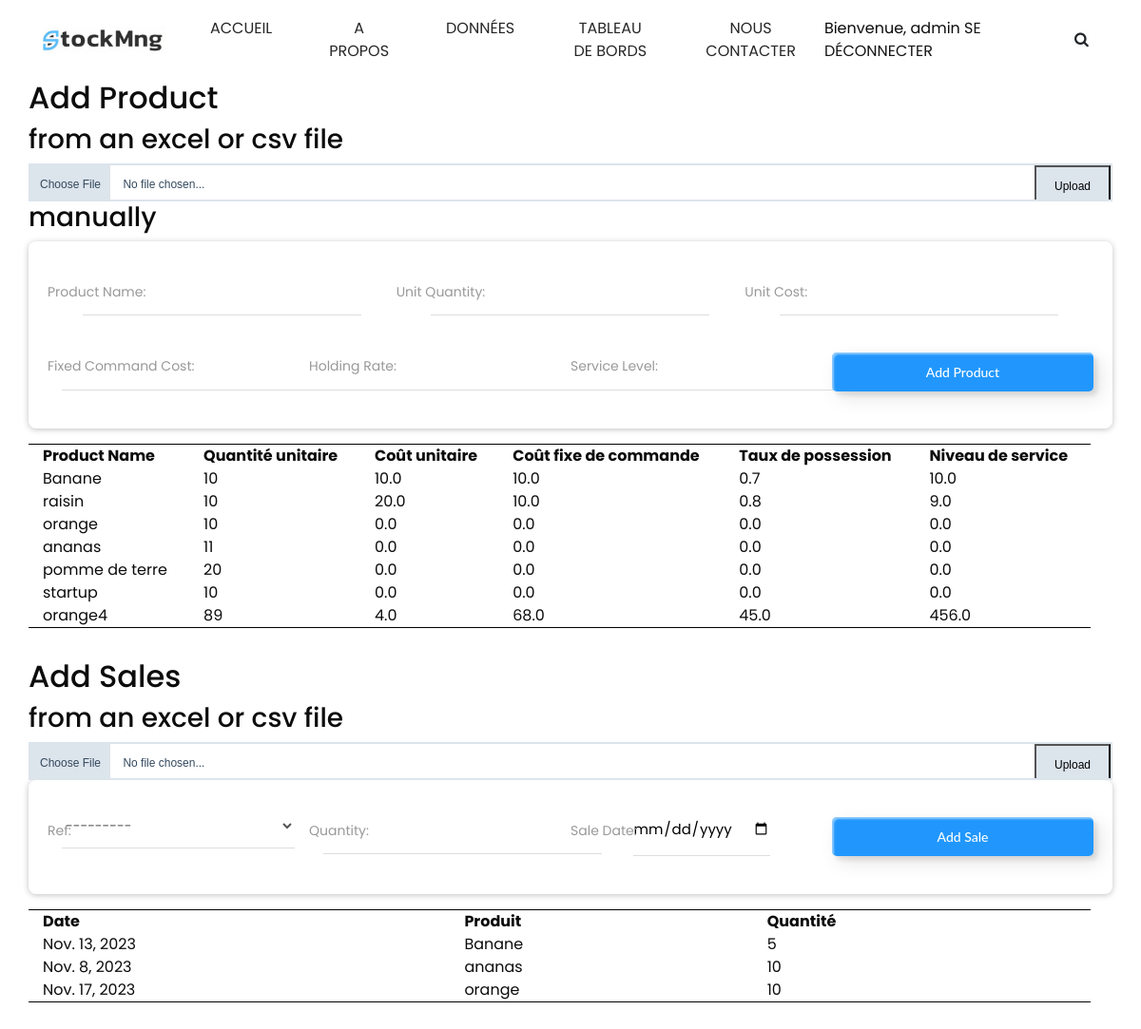
/data (signed in), run on an earlier commit of the app's database.
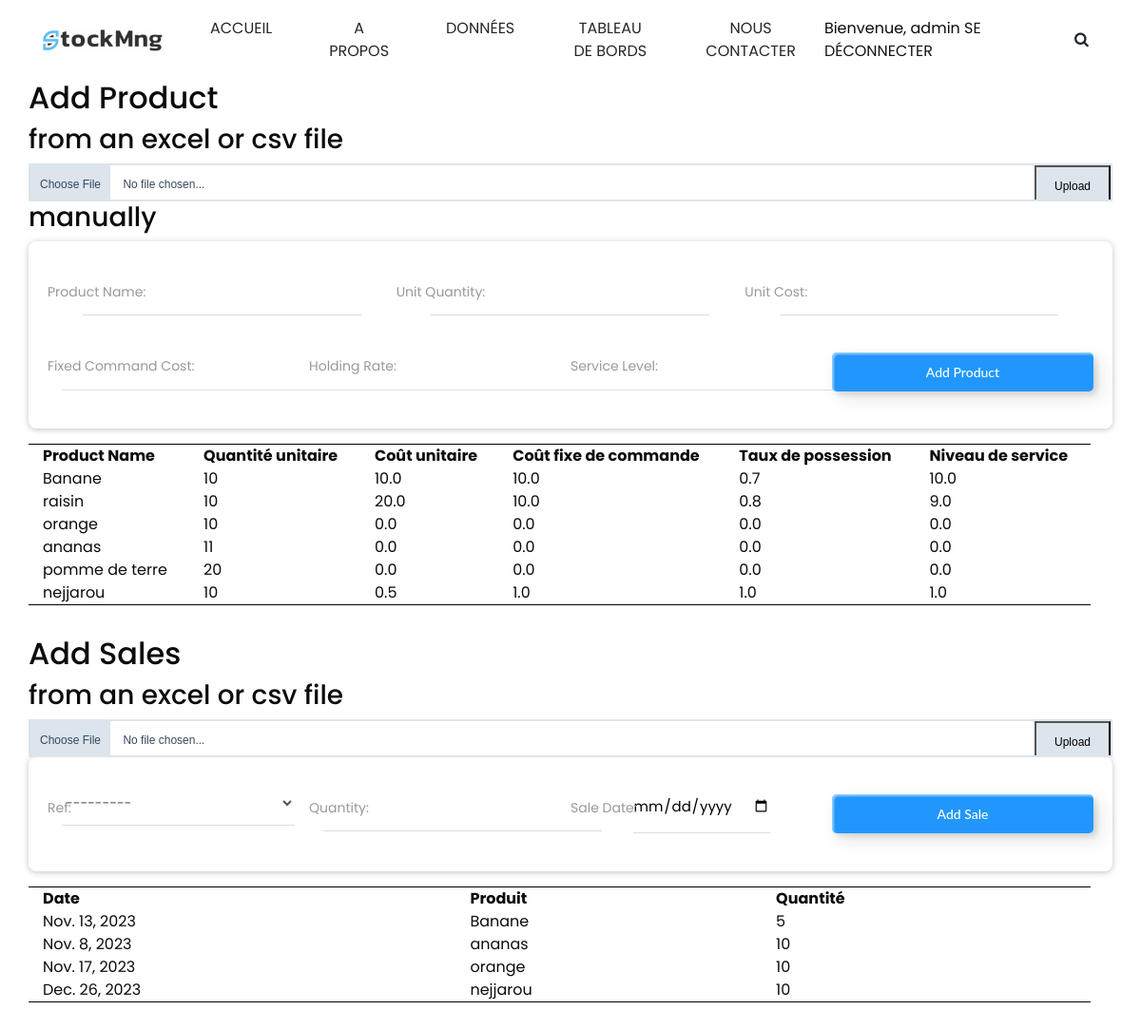
And on a later commit of the database.
### principal/models.py (models this page shows, shortened)
class Product(models.Model):
    product_name = models.CharField(max_length=255)
    qte_unitaire = models.IntegerField()
    unit_cost = models.FloatField()
    fixed_command_cost = models.FloatField()
    holding_rate = models.FloatField()
    service_level = models.FloatField()
    user = models.ForeignKey(User, on_delete=models.CASCADE)
    def __str__(self):
        return self.product_name

class Sale(models.Model):
    date = models.DateField()
    quantity = models.IntegerField()
    ref = models.ForeignKey(Product, on_delete=models.CASCADE)
    user = models.ForeignKey(User, on_delete=models.CASCADE)

### principal/views.py (the view)
# urls.py: path("data", views.handle_data_page, name="data"),
@login_required(login_url='login')
def handle_data_page(request):
    products = Product.objects.filter(user=request.user)
    sales = Sale.objects.filter(user=request.user)
    form_product = ProductForm()
    form_sale = SaleForm(user=request.user)
    file_upload_form = FileUploadForm()
    context = {'products': products,
               'sales': sales,
               'form_product': form_product,
               'form_sale': form_sale,
               'file_upload_form': file_upload_form
               }
    return render(request, "data.html", context)

### principal/forms.py
class ProductForm(forms.ModelForm):
    product_name = forms.CharField(label="Product Name")
    qte_unitaire = forms.IntegerField(label="Unit Quantity")
    unit_cost = forms.DecimalField(label="Unit Cost")
    fixed_command_cost = forms.DecimalField(label="Fixed Command Cost")
    holding_rate = forms.DecimalField(label="Holding Rate")
    service_level = forms.DecimalField(label="Service Level")
    class Meta:
        model = Product
        fields = [
            "product_name",
            "qte_unitaire",
            "unit_cost",
            "fixed_command_cost",
            "holding_rate",
            "service_level",
        ]

class SaleForm(forms.ModelForm):
    quantity = forms.IntegerField(label="Quantity")
    date = forms.DateField(
        label="Sale Date", widget=forms.DateInput(attrs={"type": "date"})
    )
    class Meta:
        model = Sale
        fields = ["ref", "quantity", "date"]
    def __init__(self, *args, **kwargs):
        user = kwargs.pop("user", None)
        super(SaleForm, self).__init__(*args, **kwargs)
        if user:
            self.fields["ref"].queryset = Product.objects.filter(user=user)

### template/data.html (shortened to what this page needs)
{% extends 'template.html' %}
{% load static %}
{% block content %}
<div class="container">
    <h2>Add Product</h2>
    <h3>from an excel or csv file</h3>
    <div class="file-upload">
        <div class="file-select">
            <form method="POST" action="{% url 'upload_product' %}" enctype="multipart/form-data">
                <div class="file-select-button" id="fileName">Choose File</div>
                <div class="file-select-name" id="noFile">No file chosen...</div>
                <button class="file-select-button" type="submit">Upload</button>
            </form>
        </div>
    </div>
    <h3>manually</h3>
    <div class="add_data">
        <form class="row add-form" method="POST" action="{% url 'add_product' %}">
            <div class="col-md-4 datainput" id="add_product_product_name">
                {{ form_product.product_name }}
                <span class="highlight"></span>
                {{ form_product.product_name.label_tag }}
            </div>
            <div class="col-md-4 datainput">
                {{ form_product.qte_unitaire }}
                <span class="highlight"></span>
                {{ form_product.qte_unitaire.label_tag }}
            </div>
            <div class="col-md-4 datainput">
                {{ form_product.unit_cost }}
                <span class="highlight"></span>
                {{ form_product.unit_cost.label_tag }}
            </div>
            <div class="col-md-3 datainput">
                {{ form_product.fixed_command_cost }}
                <span class="highlight"></span>
                {{ form_product.fixed_command_cost.label_tag }}
            </div>
            <div class="col-md-3 datainput">
                {{ form_product.holding_rate }}
                <span class="highlight"></span>
                {{ form_product.holding_rate.label_tag }}
            </div>
            <div class="col-md-3 datainput">
                {{ form_product.service_level }}
                <span class="highlight"></span>
                {{ form_product.service_level.label_tag }}
            </div>
            <button class="col-md-3 custom-btn add-button" type="submit">Add Product</button>
        </form>
    </div>
    <div class="table_display">
        <table>
            <tr>
                <th>Product Name</th>
                <th>Quantité unitaire</th>
                <th>Coût unitaire</th>
                <th>Coût fixe de commande</th>
                <th>Taux de possession</th>
                <th>Niveau de service</th>
            </tr>
            {% for product in products %}
                <tr>
                    <td>{{ product.product_name }}</td>
                    <td>{{ product.qte_unitaire }}</td>
                    <td>{{ product.unit_cost }}</td>
                    <td>{{ product.fixed_command_cost }}</td>
                    <td>{{ product.holding_rate}}</td>
                    <td>{{ product.service_level }}</td>
                </tr>
            {% empty %}
                <tr>
                    <td colspan="3">No products available.</td>
                </tr>
            {% endfor %}
        </table>
    </div>
    <h2>Add Sales</h2>
    <h3>from an excel or csv file</h3>
    <div class="file-upload">
        <div class="file-select">
            <form method="POST" action="{% url 'upload_sales' %}" enctype="multipart/form-data">
                <div class="file-select-button" id="fileName">Choose File</div>
                <div class="file-select-name" id="noFile">No file chosen...</div>
                <button class="file-select-button" type="submit">Upload</button>
            </form>
        </div>
    </div>
    <div class="add_data">
        <form class="row add-form" method="POST" action="{% url 'add_sale' %}">
            {% for field in form_sale %}
                <div class="col-md-3 datainput">
                    {{ field }}
                    <span class="highlight"></span>
                    {{ field.label_tag }}
                </div>
            {% endfor %}
            <button class="col-md-3 custom-btn add-button" type="submit">Add Sale</button>
        </form>
    </div>
    <div class="table_display">
        <table>
            <tr>
                <th>Date</th>
                <th>Produit</th>
                <th>Quantité</th>
            </tr>
            {% for sale in sales %}
                <tr>
                    <td>{{ sale.date }}</td>
                    <td>{{ sale.ref }}</td>
                    <td>{{ sale.quantity }}</td>
                </tr>
            {% empty %}
                <tr>
                    <td colspan="3">No products available.</td>
                </tr>
            {% endfor %}
        </table>
    </div>
</div>
{% endblock %}

### template/template.html (shortened to what this page needs)
{% load static %}
<!DOCTYPE html>
<html>
<head>
  <link rel="stylesheet" type="text/css" href="{% static 'css/bootstrap.css' %}" />
  <link href="{% static 'css/font-awesome.min.css' %}" rel="stylesheet" />
  <link href="{% static 'css/style.css' %}" rel="stylesheet" />
  <link href="{% static 'css/responsive.css' %}" rel="stylesheet" />
  <link href="{% static 'css/main.css' %}" rel="stylesheet" />
</head>
<body>
  <div class="hero_area">
    <header class="header_section long_section px-0">
      <nav class="navbar navbar-expand-lg custom_nav-container ">
        <a class="navbar-brand" href="accueil">
          <span>
            <img src="{% static 'img/logo.png' %}" height="30rem">
          </span>
        </a>
        <div class="collapse navbar-collapse" id="navbarSupportedContent">
          <div class="d-flex mx-auto flex-column flex-lg-row align-items-center">
            <ul class="navbar-nav  ">
              <li class="nav-item active">
                <a class="nav-link" href="{% url 'accueil' %}">Accueil <span class="sr-only">(current)</span></a>
              </li>
              <li class="nav-item">
                <a class="nav-link" href="{% url 'about' %}"> A propos</a>
              </li>
              <li class="nav-item">
                <a class="nav-link" href="data">Données</a>
              </li>
              <li class="nav-item">
                <a class="nav-link" href="dashboard">Tableau de bords</a>
              </li>
              <li class="nav-item">
                <a class="nav-link" href="contact">Nous contacter</a>
              </li>
            </ul>
          </div>
          {% block quote_container %}
          <div class="quote_btn-container">
            {% if user.is_authenticated %}
              <span>Bienvenue, {{ user.username }}
                <a href="{% url 'logout' %}">Se déconnecter</a></span>
            {% endif %}
            <form class="form-inline">
              <button class="btn  my-2 my-sm-0 nav_search-btn" type="submit">
                <i class="fa fa-search" aria-hidden="true"></i>
              </button>
            </form>
          </div>
          {% endblock %}
        </div>
      </nav>
    </header>
  </div>
  {% block content %}{% endblock %}
</body>
</html>

### static/css/style.css (style rules this page uses)
body { font-family: "Poppins", sans-serif; color: #0c0c0c; background-color: #ffffff; overflow-x: hidden; }
.long_section { margin-left: 45px; margin-right: 45px; padding-left: 15px; padding-right: 15px; }
.hero_area { min-height: 10vh; position: relative; display: -webkit-box; display: -ms-flexbox; display: flex; -webkit-box-orient: vertical; -webkit-box-direction: normal; -ms-flex-direction: column; flex-direction: column; }
.header_section { background-color: #ffffff; }
.custom_nav-container .navbar-nav .nav-item .nav-link { padding: 3px 15px; margin: 10px 15px; color: #272727; text-align: center; text-transform: uppercase; }
a, a:hover, a:focus { text-decoration: none; }
.btn, .btn:focus { outline: none !important; -webkit-box-shadow: none; box-shadow: none; }
.custom_nav-container .nav_search-btn { width: 35px; height: 35px; padding: 0; border: none; }
.navbar-brand span { font-size: 24px; font-weight: 700; color: #272727; text-transform: uppercase; }
.custom_nav-container { z-index: 99999; padding: 5px 0; }
.quote_btn-container { display: -webkit-box; display: -ms-flexbox; display: flex; -webkit-box-align: center; -ms-flex-align: center; align-items: center; }
.quote_btn-container a { color: #151515; margin-right: 25px; text-transform: uppercase; }

### static/css/responsive.css (style rules this page uses)
@media (min-width: 1200px) { .container { max-width: 1170px; } }

### static/css/main.css (style rules this page uses)
.file-upload { display:block;text-align:center;font-family: Helvetica, Arial, sans-serif;font-size: 12px; }
.file-upload .file-select { display:block;border: 2px solid #dce4ec;color: #34495e;cursor:pointer;height:40px;line-height:40px;text-align:left;background:#FFFFFF;overflow:hidden;position:relative; }
.file-upload .file-select .file-select-button { background:#dce4ec;padding:0 10px;display:inline-block;height:40px;line-height:40px; }
.file-upload .file-select .file-select-name { line-height:40px;display:inline-block;padding:0 10px; }
.file-select form button { position: absolute; right: 0; width: 5rem; min-width: 50px; z-index: 101; }
.table_display { margin-top: 1rem; max-height: 200px; overflow-y: auto; width:100%; margin-bottom: 2rem; }
.table_display table { width:98%; border-bottom: 1px solid black; border-top: 1px solid black; }
.table_display table tr { background-color: f2f2f2; }
.table_display table th,.table_display table td { padding: 0 15px; }
.add_data form div input { margin: auto; width: auto; }
.add_data form div label { width: auto; white-space: nowrap; }
.custom-btn { color: #fff; border-radius: 5px; padding: 10px 25px; font-family: 'Lato', sans-serif; font-weight: 500; background: transparent; cursor: pointer; transition: all 0.3s ease; position: relative; display: inline-block; box-shadow:inset 2px 2px 2px 0px rgba(255,255,255,.5), 7px 7px 20px 0px rgba(0,0,0,.1), 4px 4px 5px 0px rgba(0,0,0,.1); outline: none; }
.add-button { width: 100%; height: auto; background: #2197fe; border: none; z-index: 1; margin: auto; }
.add-button:after { position: absolute; content: ""; width: 0; height: 100%; top: 0; right: 0; z-index: -1; background-color: #843dff; border-radius: 5px; box-shadow:inset 2px 2px 2px 0px rgba(255,255,255,.5), 7px 7px 20px 0px rgba(0,0,0,.1), 4px 4px 5px 0px rgba(0,0,0,.1); transition: all 0.3s ease; }
.datainput { position:relative; margin:5px 0 20px }
.datainput select { padding:12px 0; color:#555; font-size:14px; width:100%; border:0; border-bottom:1px solid #ddd; outline:none;background:#fff }
.datainput input,.datainput textarea { font-size:15px; padding:15px 0; display:block;width:100%; border:none; border-bottom:1px solid #ddd }
.datainput label { color:#999; font-size:14px; font-weight:400; position:absolute; pointer-events:none; left:0; top:18px; transition:.2s ease all }
.highlight { position:absolute;height:50%;width:100px;top:25%;left:0;pointer-events:none;opacity:.5 }
form.add-form { box-shadow: 0 1px 6px rgba(32,33,36,.28); border-radius: .5rem; padding: 20px; box-sizing: border-box; color: #444; font-size: 14px; line-height: 1.5; }
.add-form { width:100%; margin:0 auto; box-sizing:border-box; }

What changed in the data, as far as the page shows it:
removed Product: product_name "orange4", qte_unitaire "89", unit_cost "4.0", fixed_command_cost "68.0", holding_rate "45.0", service_level "456.0"
changed Product: product_name "startup" → "nejjarou"; unit_cost "0.0" → "0.5"; fixed_command_cost "0.0" → "1.0"; holding_rate "0.0" → "1.0"; service_level "0.0" → "1.0"
added Sale: date "Dec. 26, 2023", ref "nejjarou", quantity "10"
